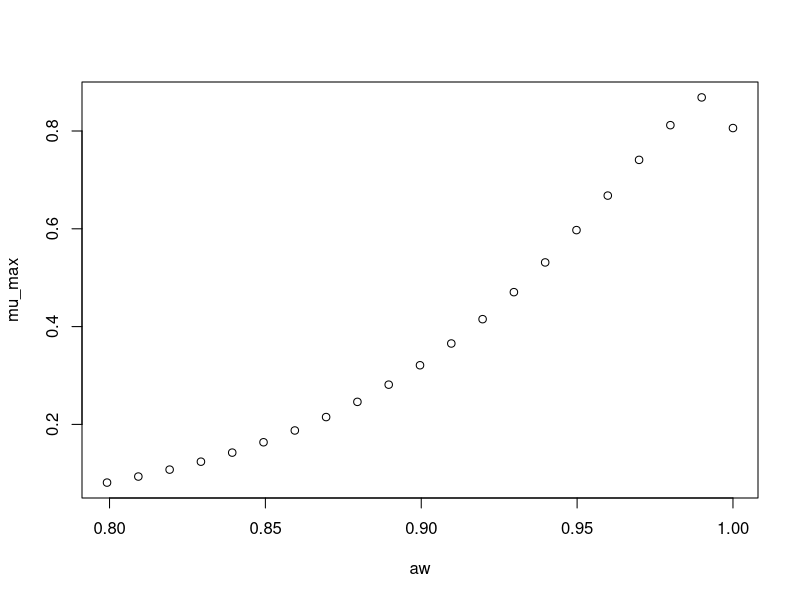

Reproduce this figure in R.
#############################
# start of Parameter script
#############################
aw <- seq(0.799200799200799,0.999999,length.out=21)
#############################
# end of Parameter script
#############################
############################# 
# start of Model script Gropin ID 1341 
#############################
 
# constant coefficients for this model
 
variables <- data.frame(aw)
argumentsPar <- expand.grid(variables)
 
# heart of the model
response_surface <- function(aw) {
   mumax <-exp(-0.2181+2.469*sqrt(1-aw)-16.94*(sqrt(1-aw))^2)

return(mumax=mumax)
} 

# output parameters
mumax <- cbind(argumentsPar,response_surface(argumentsPar['aw']))
colnames(mumax) <- c(colnames(argumentsPar),'mumax')
#############################
# End of Model script
#############################
############################# 
# start of Visualisation script Gropin ID 1341 
#############################
plot(aw,mumax$mumax,
                          xlab='aw',
                          ylab='mu_max')
#############################
# End of Visualisation script
#############################
